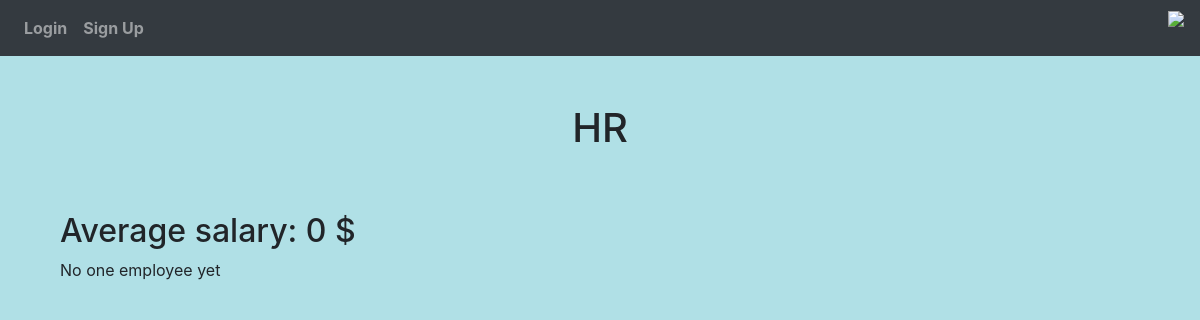
Page /departments/HR on the earlier database version.
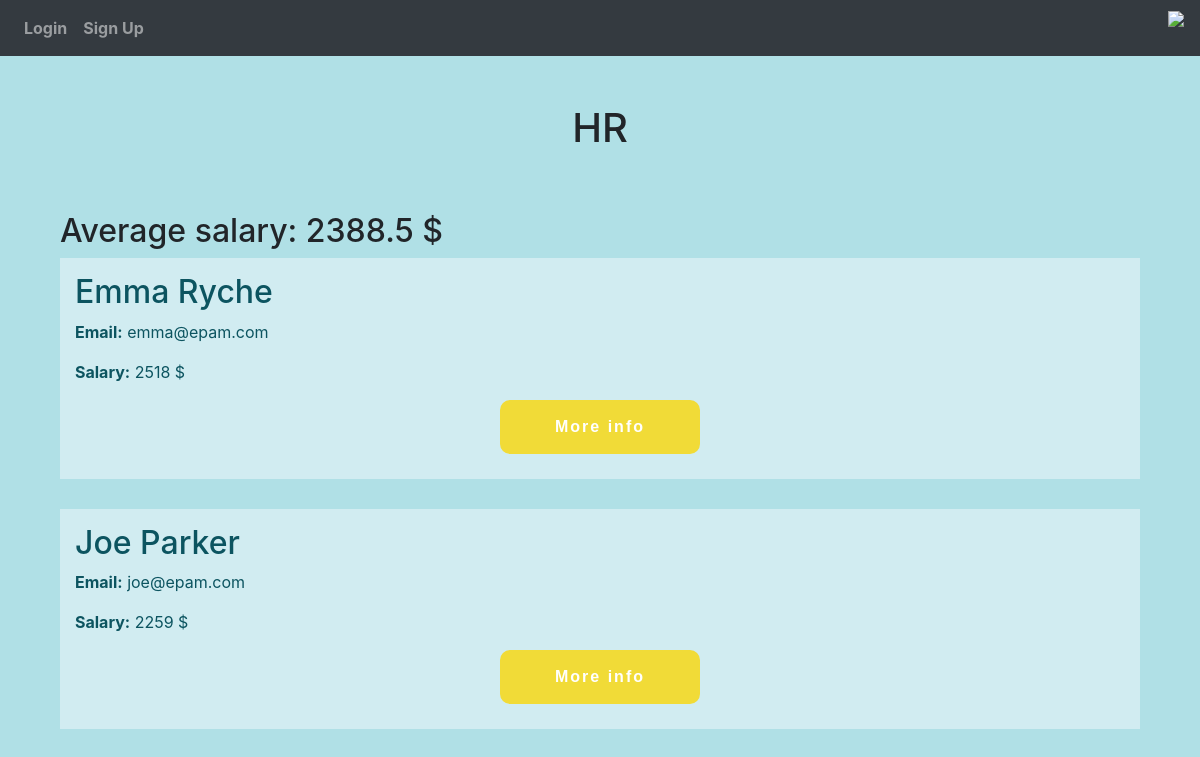
Same page on the later database version.
### website/models.py (models this page shows, shortened)
class User(db.Model, UserMixin):
    id = db.Column(db.Integer, primary_key=True, unique=True)
    email = db.Column(db.String(40), unique=True)
    password = db.Column(db.String(30))
    first_name = db.Column(db.String(150))
    date = db.Column(db.String(10))
    salary = db.Column(db.Integer)
    department_id = db.Column(db.Integer, db.ForeignKey('department.id'), nullable=False)
    department = db.relationship("Department")

### website/views.py (the view)
@login_required
@views.route('/departments/<string:department>')
def department_more_info(department):
    department = Department.query.filter(Department.name == department).first()
    employees = User.query.filter(User.department_id == department.id).all()
    avarege_salary = 0
    counter = 0
    if employees:
        for employee in employees:
            avarege_salary += employee.salary
            counter += 1
        avarege_salary = round(avarege_salary/counter, 3)
    else:
        avarege_salary = 0
    return render_template("department_more_info.html", department = department,
                           user=current_user, employees=employees, aver_sal=avarege_salary)

### website/models.py (called while the page is built)
    def __repr__(self):
        return self.name

### website/templates/department_more_info.html (shortened to what this page needs)
{% extends "base.html" %}
{% block content%}
<div class="container mt-5">
    <h1 style="margin-bottom: 60px; "align="center">{{department}} </h1>
    <h2 >Average salary: {{aver_sal}} $</h2>
    {%if employees | length >0%}
        {% for employee in employees %}
         <div class="alert-info" style="padding: 15px; margin-bottom: 30px;">
             <h2 >{{employee.first_name}}</h2>
             <p><b>Email:</b> {{employee.email}}</p>
             <p><b>Salary:</b> {{employee.salary}} $</p>
             <a href="/employees/{{employee.id}}"  class="glow-button" >More info</a>
         </div>
        {% endfor %}
    {%else%}
    <p>No one employee yet</p>
{%endif%}
</div>
{% endblock %}

Differences in the rows shown:
added User: first_name "Emma Ryche", email "emma@epam.com", salary "2518"
added User: first_name "Joe Parker", email "joe@epam.com", salary "2259"
Other differences:
{{ aver_sal }}: "0" → "2388.5"
text no longer shown: "No one employee yet"
